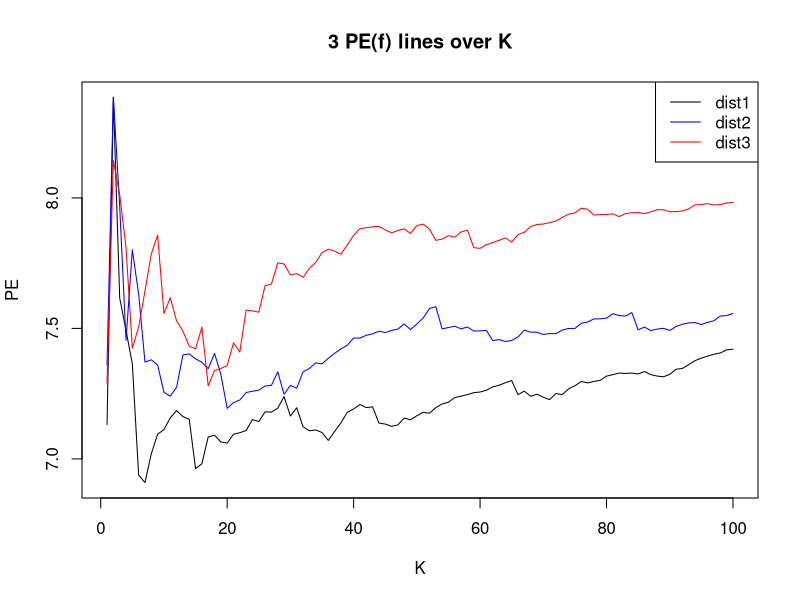

The R source for this figure: (Note: a time limit stopped this script after it produced the figure.)
## ---- chunk 1
library(MASS)
data(Boston)
## ---- chunk 2
head(Boston)
## ---- chunk 3
y <- Boston[, 1]
x <- Boston[, -c(1,4,9)]
x <- as.matrix(scale(x))
## ---- chunk 4
dim(x)
## ---- chunk 5
length(y)
## ---- chunk 6
class(x)
## ---- chunk 7
colnames(x)
## ---- chunk 8
apply(x, 2, function(t) sum(is.na(t)))
## ---- chunk 9
head(x, 3)
## ---- chunk 10
test <- x[1,]
train <- x[-1,]

te <- 1
tran <- (1:nrow(x))[-te]

dist_1 <- function(train, test) {
  diff <- train - matrix(rep(test, nrow(train)),
                         nrow=nrow(train), byrow=T)
  dists <- apply(abs(diff), 1, sum)
  dists <- as.numeric(dists)
  return(dists)
}
## ---- chunk 11
dist_2 <- function(train, test) {
  diff <- train - matrix(rep(test, nrow(train)),
                         nrow=nrow(train), byrow=T)
  dists <- sqrt(apply(diff^2, 1, sum))
  dists <- as.numeric(dists)
  return(dists)
}
## ---- chunk 12
dist_3 <- function(train, test) {
  diff <- train - matrix(rep(test, nrow(train)),
                         nrow=nrow(train), byrow=T)
  numer <- abs(diff)
  denom <- abs(train) + abs(matrix(rep(test, nrow(train)),
                                   nrow=nrow(train), byrow=T))
  dists <- apply((numer/denom), 1, sum)
  dists <- as.numeric(dists)
  return(dists)
}
## ---- chunk 13
fhat <- function(dist_func, train, test, target, K) {
  dist_vector <- dist_func(train, test)
  closest_K <- order(dist_vector,
                      decreasing = F)[1:K]
  fhat <- mean(target[closest_K])
  return(fhat)
}

fhat_1 <- fhat(dist_func=dist_1,
               train=train,
               test=test,
               target=y[tran],
               K=10)
fhat_2 <- fhat(dist_func=dist_2,
               train=train,
               test=test,
               target=y[tran],
               K=10)
fhat_3 <- fhat(dist_func=dist_3,
               train=train,
               test=test,
               target=y[tran],
               K=10)

data.frame(l=1:3,fhat=c(fhat_1, fhat_2, fhat_3))
# [1] 0.115894 0.201866 0.074659
## ---- chunk 14
set.seed(12345)
tran <- sample(nrow(x), 400) # Randomly selected 400 samples
te <- c(1:nrow(x))[-tran]

PE <- function(x, y) {
  train <- x[tran,]
  testset <- x[-tran,]
  y_te <- y[te]
  
  K_list <- seq(1,100)
  
  f1_mat <- matrix(0, nrow=nrow(testset), ncol=100)
  f2_mat <- matrix(0, nrow=nrow(testset), ncol=100)
  f3_mat <- matrix(0, nrow=nrow(testset), ncol=100)
  
  for (i in 1:nrow(testset)) {
    test <- testset[i,]
    y_i <- y_te[i]
    for (k in K_list) {
      fhat_1 <- fhat(dist_1, train, test, y[tran], K=k)
      fhat_2 <- fhat(dist_2, train, test, y[tran], K=k)
      fhat_3 <- fhat(dist_3, train, test, y[tran], K=k)
      f1_mat[i,k] <- (y_i - fhat_1)^2
      f2_mat[i,k] <- (y_i - fhat_2)^2
      f3_mat[i,k] <- (y_i - fhat_3)^2
    }
  }
  
  PE1 <- apply(f1_mat, 2, function(t) sqrt(mean(t)))
  PE2 <- apply(f2_mat, 2, function(t) sqrt(mean(t)))
  PE3 <- apply(f3_mat, 2, function(t) sqrt(mean(t)))
  
#  plot(PE1, type="l")
#  lines(PE2, col="blue")
#  lines(PE3, col="red")
  
  result_df <- data.frame(K_opt=c(which.min(PE1),
                                  which.min(PE2),
                                  which.min(PE3)),
                          PE_value=c(min(PE1),
                                     min(PE2),
                                     min(PE3)))
  
  return(list(result_df, cbind(PE1, PE2, PE3)))
}


res2 <- PE(x,y)

plot(res2[[2]][,1], type="l",
     xlab="K", ylab="PE", main="3 PE(f) lines over K")
lines(res2[[2]][,2], col="blue")
lines(res2[[2]][,3], col="red")
legend("topright", legend=c("dist1", "dist2", "dist3"), 
       col=c("black", "blue", "red"), lty=1)


res2[[1]]
## ---- chunk 15
set.seed(1234)
foldID <- sample(rep(1:10, length=nrow(x)))

CVE <- function(x, y){
  res_mat <- matrix(0, nrow=100, ncol=3)
  for (id in 1:10) {
    
    train <- x[foldID!=id,]
    testset <- x[foldID==id,]
    
    y_te <- y[foldID==id]
    
    K_list <- 1:100
    
    f1_mat <- matrix(0, nrow=nrow(testset), ncol=100)
    f2_mat <- matrix(0, nrow=nrow(testset), ncol=100)
    f3_mat <- matrix(0, nrow=nrow(testset), ncol=100)
    
    for (i in 1:nrow(testset)) {
      test <- testset[i,]
      y_i <- y_te[i]
      for (k in K_list) {
        fhat_1 <- fhat(dist_1, train, test, y[foldID!=id], K=k)
        fhat_2 <- fhat(dist_2, train, test, y[foldID!=id], K=k)
        fhat_3 <- fhat(dist_3, train, test, y[foldID!=id], K=k)
        f1_mat[i,k] <- (y_i - fhat_1)^2
        f2_mat[i,k] <- (y_i - fhat_2)^2
        f3_mat[i,k] <- (y_i - fhat_3)^2
      }
    }
    mkPE1 <- apply(f1_mat, 2, sum)
    mkPE2 <- apply(f2_mat, 2, sum)
    mkPE3 <- apply(f3_mat, 2, sum)
    
    res_mat <- res_mat + cbind(mkPE1, mkPE2, mkPE3)
  }
  
  CVE_mat <- sqrt(res_mat/506)
  
#  plot(CVE_mat[,1], type="l")
#  lines(CVE_mat[,2], col="blue")
#  lines(CVE_mat[,3], col="red")
  
  K_opt <- apply(CVE_mat, 2, which.min)
  CVE_value <- apply(CVE_mat, 2, min)
  
  result_df <- data.frame(K_opt=c(K_opt[1],
                                  K_opt[2],
                                  K_opt[3]),
                          CVE_value=c(CVE_value[1],
                                     CVE_value[2],
                                     CVE_value[3]))
  rownames(result_df) = c("1","2","3")
  
  return(list(result_df, CVE_mat))
}

res3 <- CVE(x,y)

plot(res3[[2]][,3], type="l", col="red",
     xlab="K", ylab="CVE", main="3 CVE(f) lines over K")
lines(res3[[2]][,2], col="blue")
lines(res3[[2]][,1])
legend("topright", legend=c("dist1", "dist2", "dist3"), 
       col=c("black", "blue", "red"), lty=1)

res3[[1]]
## ---- chunk 16
ghat <- function(dist_func, train, test, target, K) {
  dist_vector <- dist_func(train, test)
  closest_K <- order(dist_vector,
                      decreasing = F)[1:K]
  ghat <- median(target[closest_K])
  return(ghat)
}

set.seed(1234)
foldID <- sample(rep(1:10, length=nrow(x)))

CVE_g <- function(x, y){
  res_mat <- matrix(0, nrow=100, ncol=3)
  
  for (id in 1:10) {
    
    train <- x[foldID!=id,]
    testset <- x[foldID==id,]
    y_te <- y[foldID==id]
    
    K_list <- 1:100
    
    g1_mat <- matrix(0, nrow=nrow(testset), ncol=100)
    g2_mat <- matrix(0, nrow=nrow(testset), ncol=100)
    g3_mat <- matrix(0, nrow=nrow(testset), ncol=100)
    
    for (i in 1:nrow(testset)) {
      test <- testset[i,]
      y_i <- y_te[i]
      for (k in K_list) {
        ghat_1 <- ghat(dist_1, train, test, y[foldID!=id], K=k)
        ghat_2 <- ghat(dist_2, train, test, y[foldID!=id], K=k)
        ghat_3 <- ghat(dist_3, train, test, y[foldID!=id], K=k)
        g1_mat[i,k] <- (y_i - ghat_1)^2
        g2_mat[i,k] <- (y_i - ghat_2)^2
        g3_mat[i,k] <- (y_i - ghat_3)^2
      }
    }
    mkPE1 <- apply(g1_mat, 2, sum)
    mkPE2 <- apply(g2_mat, 2, sum)
    mkPE3 <- apply(g3_mat, 2, sum)
    
    res_mat <- res_mat + cbind(mkPE1, mkPE2, mkPE3)
  }
  
  CVE_mat <- sqrt(res_mat/506)
  
#  plot(CVE_mat[,1], type="l")
#  lines(CVE_mat[,2], col="blue")
#  lines(CVE_mat[,3], col="red")
  
  K_opt <- apply(CVE_mat, 2, which.min)
  CVE_value <- apply(CVE_mat, 2, min)
  
  result_df <- data.frame(K_opt=c(K_opt[1],
                                  K_opt[2],
                                  K_opt[3]),
                          CVE_value=c(CVE_value[1],
                                     CVE_value[2],
                                     CVE_value[3]))
  rownames(result_df) <- 1:3
  
  return(list(result_df, CVE_mat))
}

res4 <- CVE_g(x,y)

plot(res4[[2]][,3], type="l", col="red",
     xlab="K", ylab="CVE", main="3 CVE(g) lines over K")
lines(res4[[2]][,2], col="blue")
lines(res4[[2]][,1])
legend("topright", legend=c("dist1", "dist2", "dist3"), 
       col=c("black", "blue", "red"), lty=1)


res4[[1]]
## ---- chunk 17
hhat <- function(dist_func, train, test, target, K) {
  dist_vector <- dist_func(train, test)
  closest_K <- order(dist_vector,
                      decreasing = F)[1:K]
  
  min_dist <- min(dist_vector)
  
  delta <- exp(-(dist_vector[closest_K] - min_dist)^2)
  D_lk <- sum(delta)
  
  hhat <- sum(delta*target[closest_K])/(D_lk)
  return(hhat)
}

set.seed(1234)
foldID <- sample(rep(1:10, length=nrow(x)))

CVE_h <- function(x, y){
  res_mat <- matrix(0, nrow=100, ncol=3)
  for (id in 1:10) {
    train <- x[foldID!=id,]
    testset <- x[foldID==id,]
    y_te <- y[foldID==id]
    
    K_list <- 1:100
    
    h1_mat <- matrix(0, nrow=nrow(testset), ncol=100)
    h2_mat <- matrix(0, nrow=nrow(testset), ncol=100)
    h3_mat <- matrix(0, nrow=nrow(testset), ncol=100)
    
    for (i in 1:nrow(testset)) {
      test <- testset[i,]
      y_i <- y_te[i]
      for (k in K_list) {
        hhat_1 <- hhat(dist_1, train, test, y[foldID!=id], K=k)
        hhat_2 <- hhat(dist_2, train, test, y[foldID!=id], K=k)
        hhat_3 <- hhat(dist_3, train, test, y[foldID!=id], K=k)
        h1_mat[i,k] <- (y_i - hhat_1)^2
        h2_mat[i,k] <- (y_i - hhat_2)^2
        h3_mat[i,k] <- (y_i - hhat_3)^2
      }
    }
    mkPE1 <- apply(h1_mat, 2, sum)
    mkPE2 <- apply(h2_mat, 2, sum)
    mkPE3 <- apply(h3_mat, 2, sum)
    
    res_mat <- res_mat + cbind(mkPE1, mkPE2, mkPE3)
  }
  
  CVE_mat <- sqrt(res_mat/506)
  
#  plot(CVE_mat[,1], type="l")
#  lines(CVE_mat[,2], col="blue")
#  lines(CVE_mat[,3], col="red")
  
  K_opt <- apply(CVE_mat, 2, which.min)
  CVE_value <- apply(CVE_mat, 2, min)
  
  result_df <- data.frame(K_opt=c(K_opt[1],
                                  K_opt[2],
                                  K_opt[3]),
                          CVE_value=c(CVE_value[1],
                                     CVE_value[2],
                                     CVE_value[3]))
  rownames(result_df) <- 1:3
  
  return(list(result_df, CVE_mat))
}

res5 <- CVE_h(x,y)

plot(res5[[2]][,3], type="l", col="red",
     xlab="K", ylab="CVE", main="3 CVE(h) lines over K")
lines(res5[[2]][,2], col="blue")
lines(res5[[2]][,1])
legend("topright", legend=c("dist1", "dist2", "dist3"), 
       col=c("black", "blue", "red"), lty=1)

res5[[1]]
